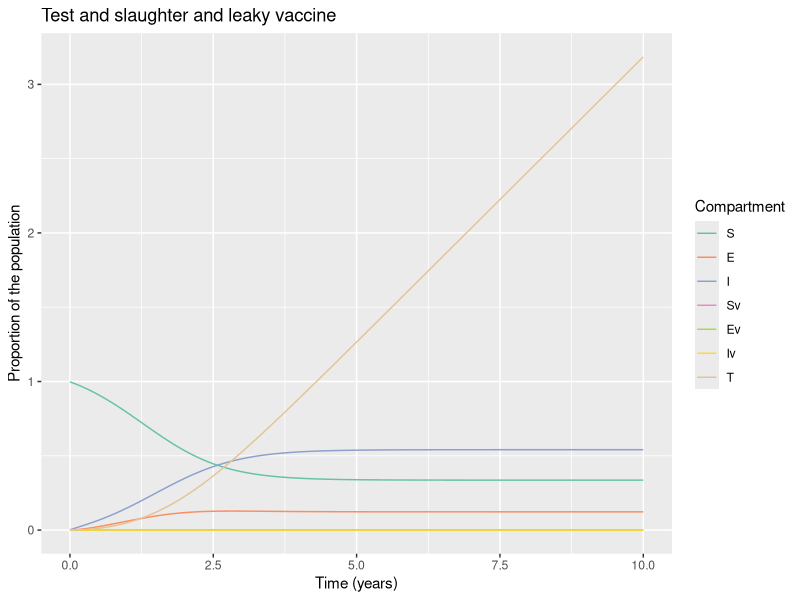

This figure's R source:
# LOAD THE PACKAGES:
library(deSolve)
library(reshape2)
library(ggplot2)


# MODEL INPUTS:

initial_state_values <- c(S = 1224000 - 2884,
                          E = 1000,        
                          I = 1884,        
                          Sv = 0,      
                          Ev = 0,
                          Iv = 0,
                          T = 0)      

# Parameters
#R0=5.4

parameters <- c(beta = 5.2/2,     # the infection rate in units of years^-1  
                delta = 0.01*365,     # the latency period in units of years^-1 
                c_s = 0.39,       # the reduction in the force of infection
                # acting on those vaccinated
                c_i = 0.39,# the reduction in the infectivity of vaccinated infected bovines  
                u = 1/5,#death rate in units of years^-1 
                a = 0.71 , #testing rate in units of years^-1
                b = 1/5, #birth rate in units of years^-1
                vc = 0,  # vaccination rate
                w = 0.131) #wildife infection rate
              
             

# TIMESTEPS:

# Sequence of timesteps to solve the model at
times <- seq(from = 0, to = 10, by =0.1)#from 0 to 10 years, daily intervalS
# MODEL FUNCTION: 

vaccine_model <- function(time, state, parameters) {  
  
  with(as.list(c(state, parameters)), {    
    
    # Defining lambda as a function of beta and E:
    N <- S + E + I + Sv + Ev + Iv 
    lambda <- beta * I/N + c_i * beta * Iv/N 
    # the Ev compartment gets c_i times less infected than the E compartment
    
    
    # The differential equations
    dS <- -lambda * S - u * S - S * w - vc * S + (b * N * (1-vc))+ a * I + a * Iv        
    dE <- lambda * S - delta * E - u * E - vc * E 
    dT <- a * I + a * Iv
    dI <- delta * E - a * I - u * I + S * w 
    dSv <- -c_s * lambda * Sv - u * Sv + vc * S  + b * N * vc - Sv * w            
    dEv <- c_s * lambda * Sv - delta * Ev - u * Ev + vc * E 
    dIv <- delta * Ev - a * Iv - u * Iv + Sv * w 
    
    return(list(c(dS, dE, dI, dSv, dEv, dIv, dT))) 
  })
  
}

# MODEL OUTPUT:

# Solving the differential equations using the ode integration algorithm
output <- as.data.frame(ode(y = initial_state_values, 
                            times = times, 
                            func = vaccine_model,
                            parms = parameters))

# PLOT THE OUTPUT

# turn output dataset into long format
output_long <- melt(as.data.frame(output), id = "time")

# Adding a column for the prevalence proportion to the long-format output
output_long$prevalence <- output_long$value/sum(initial_state_values)

# Plot the number in each compartment over time
ggplot(data = output_long,                                               
       aes(x = time, y = prevalence, colour = variable, group = variable)) +  
  geom_line() +                                                          
  xlab("Time (years)")+                                                   
  ylab("Proportion of the population") +
  labs(title = paste("Test and slaughter and leaky vaccine"), 
       colour = "Compartment") +
  scale_colour_brewer(palette = "Set2")

#incidence<- diff(output_long$value[output_long$variable=="T"])
#plot(incidence)
lambda <- 5.2/2 * (output_long$value[output_long$variable=="I"])
